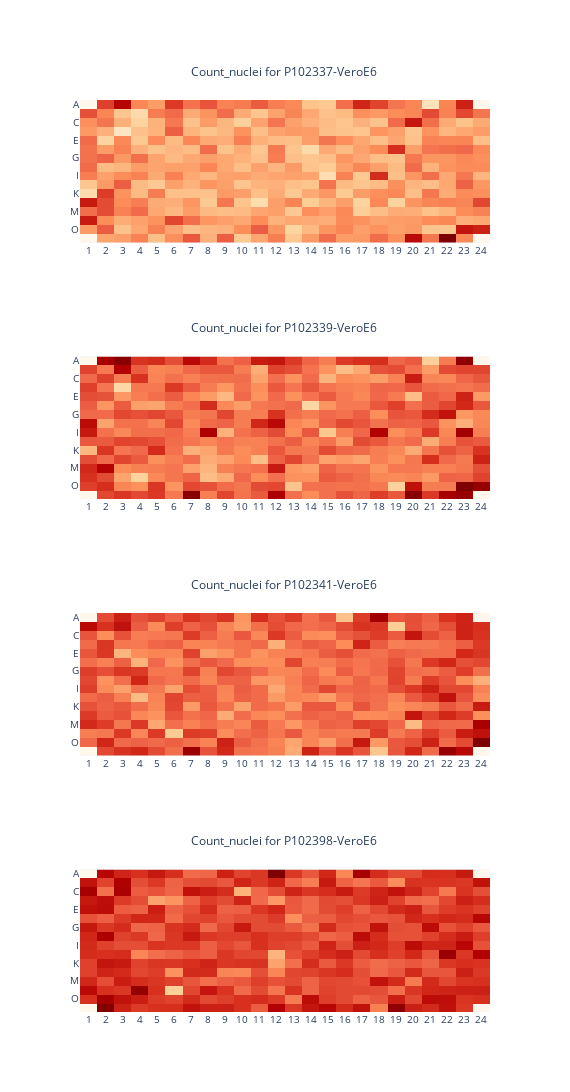

Source (notebook cell):
### Code cell
from pharmbio.visualization import plots

# plots.plate_heatmap(cov_qc_df, subplot_num_columns=1)
# plots.quality_module_lineplot(cov_qc_df)

### Figure 1 — Plotly figure (JSON) as saved in the notebook; plotly's stock layout.template omitted (floating-point values rounded to 4 significant figures; data arrays with more than 128 entries replaced by an {"elided": "..."} marker saying what was removed)
{"data": [{"colorscale": [[0, "rgb(255,247,236)"], [0.125, "rgb(254,232,200)"], [0.25, "rgb(253,212,158)"], [0.375, "rgb(253,187,132)"], [0.5, "rgb(252,141,89)"], [0.625, "rgb(239,101,72)"], [0.75, "rgb(215,48,31)"], [0.875, "rgb(179,0,0)"], [1, "rgb(127,0,0)"]], "hoverinfo": "text", "hovertext": {"elided": "16x24 str values"}, "reversescale": false, "showscale": false, "type": "heatmap", "x": ["1", "2", "3", "4", "5", "6", "7", "8", "9", "10", "11", "12", "13", "14", "15", "16", "17", "18", "19", "20", "21", "22", "23", "24"], "xaxis": "x", "y": ["A", "B", "C", "D", "E", "F", "G", "H", "I", "J", "K", "L", "M", "N", "O", "P"], "yaxis": "y", "z": {"elided": "16x24 int values"}}, {"colorscale": [[0, "rgb(255,247,236)"], [0.125, "rgb(254,232,200)"], [0.25, "rgb(253,212,158)"], [0.375, "rgb(253,187,132)"], [0.5, "rgb(252,141,89)"], [0.625, "rgb(239,101,72)"], [0.75, "rgb(215,48,31)"], [0.875, "rgb(179,0,0)"], [1, "rgb(127,0,0)"]], "hoverinfo": "text", "hovertext": {"elided": "16x24 str values"}, "reversescale": false, "showscale": false, "type": "heatmap", "x": ["1", "2", "3", "4", "5", "6", "7", "8", "9", "10", "11", "12", "13", "14", "15", "16", "17", "18", "19", "20", "21", "22", "23", "24"], "xaxis": "x2", "y": ["A", "B", "C", "D", "E", "F", "G", "H", "I", "J", "K", "L", "M", "N", "O", "P"], "yaxis": "y2", "z": {"elided": "16x24 int values"}}, {"colorscale": [[0, "rgb(255,247,236)"], [0.125, "rgb(254,232,200)"], [0.25, "rgb(253,212,158)"], [0.375, "rgb(253,187,132)"], [0.5, "rgb(252,141,89)"], [0.625, "rgb(239,101,72)"], [0.75, "rgb(215,48,31)"], [0.875, "rgb(179,0,0)"], [1, "rgb(127,0,0)"]], "hoverinfo": "text", "hovertext": {"elided": "16x24 str values"}, "reversescale": false, "showscale": false, "type": "heatmap", "x": ["1", "2", "3", "4", "5", "6", "7", "8", "9", "10", "11", "12", "13", "14", "15", "16", "17", "18", "19", "20", "21", "22", "23", "24"], "xaxis": "x3", "y": ["A", "B", "C", "D", "E", "F", "G", "H", "I", "J", "K", "L", "M", "N", "O", "P"], "yaxis": "y3", "z": {"elided": "16x24 int values"}}, {"colorscale": [[0, "rgb(255,247,236)"], [0.125, "rgb(254,232,200)"], [0.25, "rgb(253,212,158)"], [0.375, "rgb(253,187,132)"], [0.5, "rgb(252,141,89)"], [0.625, "rgb(239,101,72)"], [0.75, "rgb(215,48,31)"], [0.875, "rgb(179,0,0)"], [1, "rgb(127,0,0)"]], "hoverinfo": "text", "hovertext": {"elided": "16x24 str values"}, "reversescale": false, "showscale": false, "type": "heatmap", "x": ["1", "2", "3", "4", "5", "6", "7", "8", "9", "10", "11", "12", "13", "14", "15", "16", "17", "18", "19", "20", "21", "22", "23", "24"], "xaxis": "x4", "y": ["A", "B", "C", "D", "E", "F", "G", "H", "I", "J", "K", "L", "M", "N", "O", "P"], "yaxis": "y4", "z": {"elided": "16x24 int values"}}], "layout": {"annotations": [{"font": {"size": 12}, "showarrow": false, "text": "Count_nuclei for P102337-VeroE6 ", "x": 0.5, "xanchor": "center", "xref": "paper", "y": 1.02, "yanchor": "bottom", "yref": "paper"}, {"font": {"size": 12}, "showarrow": false, "text": "Count_nuclei for P102339-VeroE6 ", "x": 0.5, "xanchor": "center", "xref": "paper", "y": 0.7388, "yanchor": "bottom", "yref": "paper"}, {"font": {"size": 12}, "showarrow": false, "text": "Count_nuclei for P102341-VeroE6 ", "x": 0.5, "xanchor": "center", "xref": "paper", "y": 0.4575, "yanchor": "bottom", "yref": "paper"}, {"font": {"size": 12}, "showarrow": false, "text": "Count_nuclei for P102398-VeroE6 ", "x": 0.5, "xanchor": "center", "xref": "paper", "y": 0.1762, "yanchor": "bottom", "yref": "paper"}], "height": 1600, "width": 570, "xaxis": {"anchor": "y", "domain": [0, 1], "nticks": 48, "side": "bottom", "tickfont": {"size": 10}}, "xaxis2": {"anchor": "y2", "domain": [0, 1], "nticks": 48, "side": "bottom", "tickfont": {"size": 10}}, "xaxis3": {"anchor": "y3", "domain": [0, 1], "nticks": 48, "side": "bottom", "tickfont": {"size": 10}}, "xaxis4": {"anchor": "y4", "domain": [0, 1], "nticks": 48, "side": "bottom", "tickfont": {"size": 10}}, "yaxis": {"anchor": "x", "autorange": "reversed", "domain": [0.8438, 1], "tickfont": {"size": 10}}, "yaxis2": {"anchor": "x2", "autorange": "reversed", "domain": [0.5625, 0.7188], "tickfont": {"size": 10}}, "yaxis3": {"anchor": "x3", "autorange": "reversed", "domain": [0.2812, 0.4375], "tickfont": {"size": 10}}, "yaxis4": {"anchor": "x4", "autorange": "reversed", "domain": [0, 0.1562], "tickfont": {"size": 10}}}}
